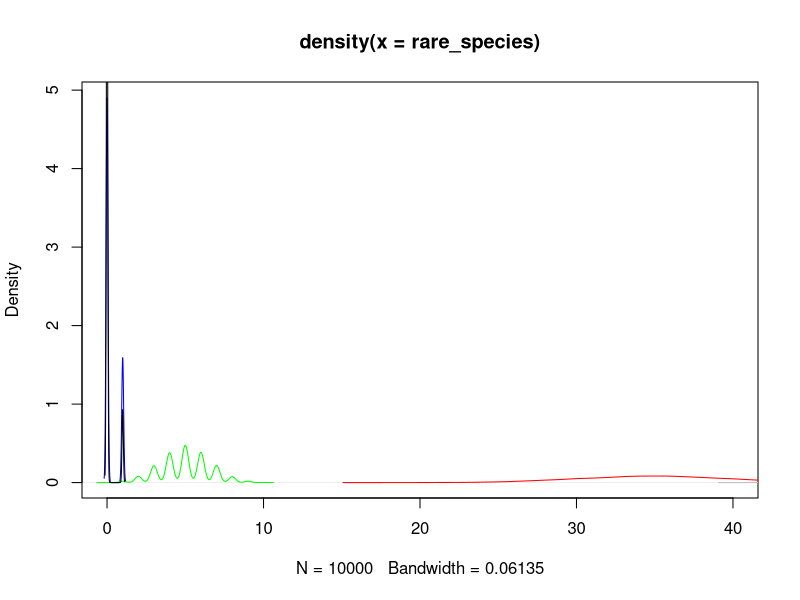

Write R code to recreate this figure.
#some Code
rm(list=ls())

#make-up data from shore exploration
#some data
library(tidyverse)
#library(pscl) # generate zero inflated data: https://stats.stackexchange.com/questions/368913/zero-inflated-count-data-simulation-in-r



# species list
species <- c("Patella vulgata", 
             "Littora obtusata", 
             "Semibalanus balanoides",
             "Fucus serratus", 
             "Fucus spiralis", 
             "Crepidula fornicata",
             "Anemonia viridis", 
             "Mytilus edulis", 
             "Ostrea edulis", 
             "Littorina saxatilis", 
             "Carcineas maenas",
             "Lipophrys pholis" )

# random presence absence data set
#very abundant
very_abundant <- rbinom(10000, 100, 0.6)
#abundant_species <- data.frame(matrix(rbinom(10000, 100, 0.35), ncol = 1, nrow = 10000))
abundant_species <- rbinom(10000, 100, 0.35)
#common_species <- data.frame(matrix(rbinom(10000, 10, 0.35), ncol = 1, nrow = 10000))
common_species <- rbinom(10000, 10, 0.5)
#rare_species <- data.frame(matrix(rbinom(10000, 1, 0.35), ncol = 1, nrow = 10000))
rare_species <- rbinom(10000, 1, 0.25)
#very rare
very_rare <- rbinom(10000, 1, 0.1)        


#percent_cover <- data.frame(matrix(rbinom(10000, 4, 0.35), ncol = 12, nrow = 10000))

d_vabun <- density(very_abundant)
d_abun <- density(abundant_species)
d_comm <- density(common_species)
d_rare <- density(rare_species)
d_vrare <- density(very_rare)


plot(d_rare, col = "blue", xlim = c(0,40))
lines(d_comm, col = "green")
lines(d_abun, col = "red")
lines(d_vrare, col= "black")
lines(d_vabun, col = "grey")
#choose type of community
#x <- rare_species

# randomly selected 27 samples from the randomly generated data above data
#pres_abs_dat <- x %>% sample_n(27)

# name community matrix
comm_data <- data.frame(matrix(nrow = 27, ncol = 12))
colnames(comm_data) <- species

# populate the data

#Rare species
#comm_data$`Patella vulgata` <- sample_n(rare_species, 27)
comm_data[1] <- c(sample(common_species, 9, replace = T), sample(rare_species, 9, replace = T), sample(very_rare, 9, replace = T))
#comm_data$`Crepidula fornicata` <- sample_n(rare_species, 27)
comm_data[6] <- c(sample(very_rare, 9, replace = T), sample(rare_species, 9, replace = T), sample(rare_species, 9, replace = T))
#comm_data$`Anemonia viridis` <- sample_n(rare_species, 27)
comm_data[7] <- c(sample(very_rare, 9, replace = T), sample(common_species, 9, replace = T), sample(common_species, 9, replace = T))
#comm_data$`Mytilus edulis` <- sample_n(rare_species, 27)
comm_data[8] <- c(sample(very_rare, 9, replace = T), sample(very_rare, 9, replace = T), sample(rare_species, 9, replace = T))
#comm_data$`Ostrea edulis` <- sample_n(rare_species, 27)
comm_data[9] <- c(sample(very_rare, 9, replace = T), sample(very_rare, 9, replace = T), sample(rare_species, 9, replace = T))

# Common species
#comm_data$`Littora obtusata` <- sample_n(common_species, 27)
comm_data[2] <- c(sample(common_species, 27, replace = T))
#comm_data$`Littorina saxatilis` <- sample_n(common_species, 27)
comm_data[10] <- c(sample(rare_species, 9, replace = T), sample(common_species, 9, replace = T), sample(common_species, 9, replace = T))
#comm_data$`Fucus serratus` <- sample_n(common_species, 27)
comm_data[4] <- c(sample(common_species, 9, replace = T), sample(rare_species, 9, replace = T), sample(abundant_species, 9, replace = T))
#comm_data$`Fucus spiralis` <- sample_n(common_species, 27)
comm_data[5] <- c(sample(rare_species, 9, replace = T), sample(very_rare, 9, replace = T), sample(common_species, 9, replace = T))
#comm_data$`Carcineas maenas`
comm_data[11] <- c(sample(rare_species, 9, replace = T), sample(common_species, 9, replace = T), sample(common_species, 9, replace = T))

# Abundant species
#comm_data$`Semibalanus balanoides` <- sample_n(abundant_species, 27)
comm_data[3] <- c(sample(abundant_species, 9, replace = T), sample(very_abundant, 9, replace = T), sample(rare_species, 9, replace = T))
#comm_data$`Lipophrys pholis`
comm_data[12] <- c(sample(very_rare, 9, replace = T), sample(very_rare, 9, replace = T), sample(rare_species, 9, replace = T))


#sample id
sample_id <- seq(1,27,1)
row.names(comm_data) <- sample_id # rename our samples according to their sample ids.

write_rds(comm_data, "./comm_data.RDS")     

#------------------------
#env data
#env_data <- data.frame(matrix(nrow = 9, ncol = 3))

#transects
transects <- c(1:9)

#env data: distance from pier
dist_pier <-seq(3,27, by = 3)

#populate env_data
#env_data[1] <- shore_zones
#env_data[2] <- dist_pier

#shore zones
shore_zones <- c("upper", "middle", "lower")
sample_station <- expand.grid(transects, shore_zones) #makes all possible combinations
sample_station_2 <- expand.grid(dist_pier, shore_zones)
exposure <- data.frame(matrix(rep(c(rep(c("covered", "exposed"),3),"exposed","exposed","exposed"),3))) %>%
        sample_n(27) 
names(exposure) <- c("exposure") 

env_data <- bind_cols(sample_station, sample_station_2, exposure)
env_data <- env_data[,-4]
names(env_data) <- c("transect", "shore_zones", "distance_from_pier", "exposure")
env_data <- env_data %>% arrange(transect)
row.names(env_data) <- sample_id


#housekeeping
rm(d_abun, d_comm, d_rare, exposure, sample_station, sample_station_2, dist_pier, shore_zones, transects)



write_rds(env_data, "./env_data.RDS")

